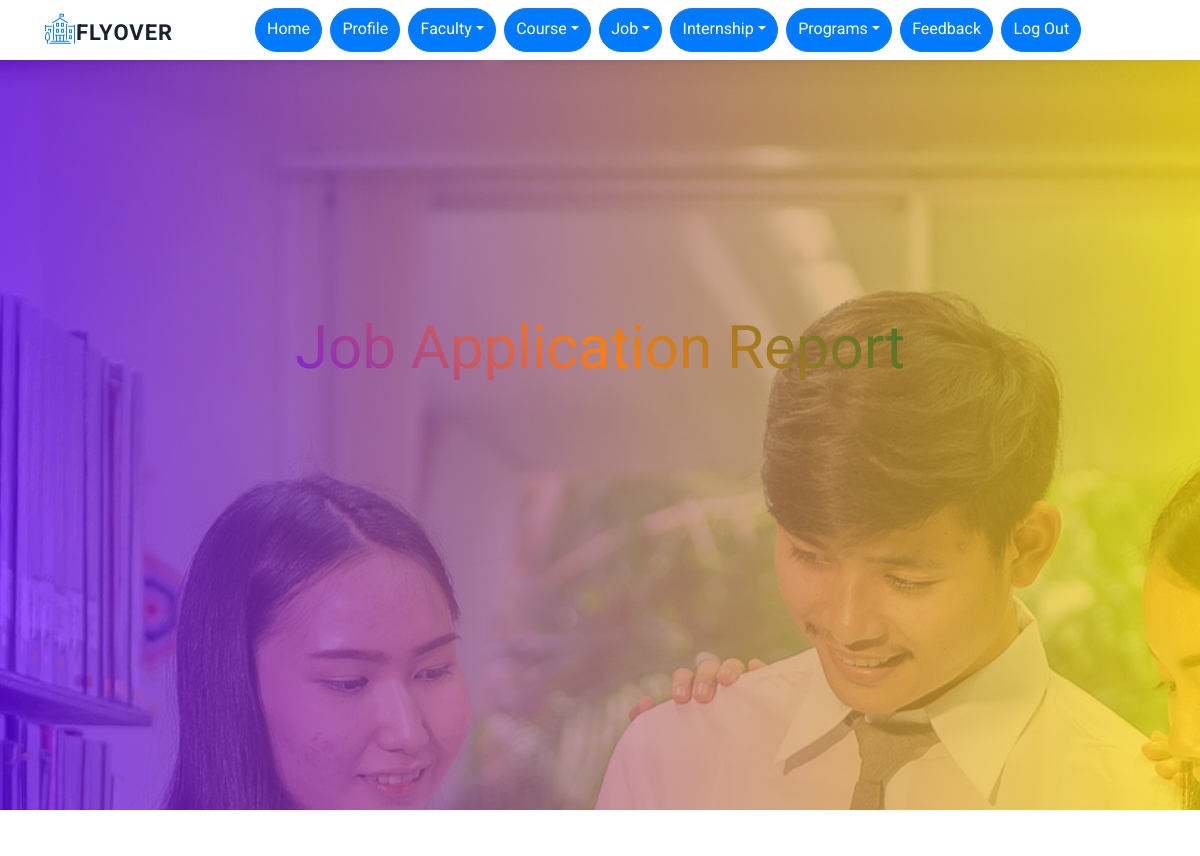
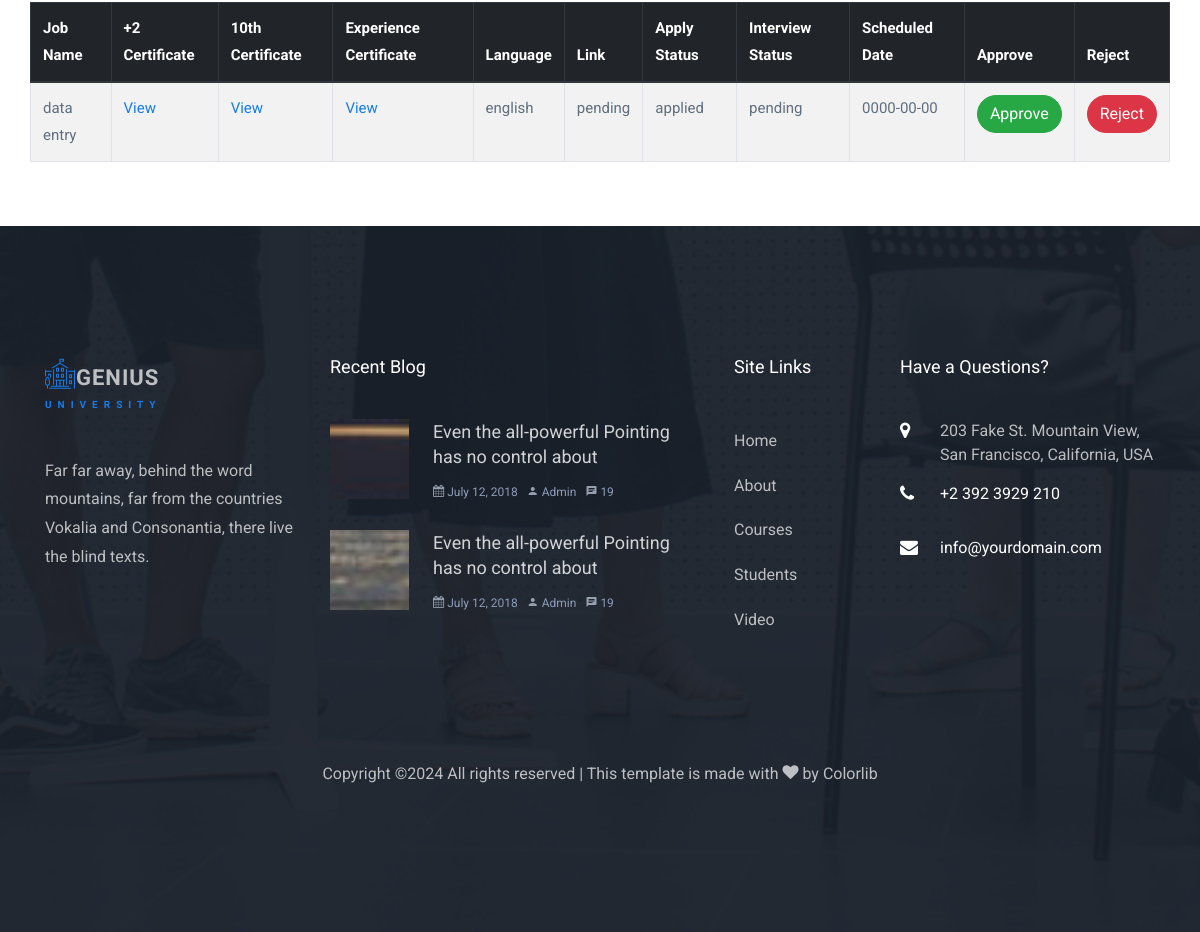
The app's page /institute/job_report.php (signed in) with its own data (2 pictures, top to bottom).
### tables this page shows
CREATE TABLE `job_application` (
  `job_apply_id` int(30) NOT NULL,
  `user_id` int(30) NOT NULL,
  `institute_id` int(30) NOT NULL,
  `job_id` int(30) NOT NULL,
  `+2_certificate` varchar(100) NOT NULL,
  `10th_certificate` varchar(100) NOT NULL,
  `experience_certificate` varchar(100) NOT NULL,
  `language` varchar(100) NOT NULL,
  `link` varchar(100) NOT NULL,
  `apply_status` varchar(30) NOT NULL,
  `interview_status` varchar(50) NOT NULL,
  `scheduled_date` date NOT NULL,
  `join_letter` varchar(50) NOT NULL,
  `crated_at` timestamp NOT NULL DEFAULT current_timestamp() ON UPDATE current_timestamp()
);

CREATE TABLE `job` (
  `job_id` int(30) NOT NULL,
  `job_title` varchar(100) NOT NULL,
  `company_name` varchar(100) NOT NULL,
  `salary` int(100) NOT NULL,
  `description` varchar(300) NOT NULL,
  `requirement` varchar(300) NOT NULL,
  `post_date` date NOT NULL,
  `expiry_date` date NOT NULL,
  `location` varchar(100) NOT NULL,
  `institute_id` int(30) NOT NULL
);

### institute/job_report.php (the view, shortened to what this page needs)
<?php
include 'header.php';
$userId = $_SESSION['login_id'];
?>
<body>
    <div class="hero-wrap" style="background-image: url('../assets/images/bg_1.jpg'); background-attachment:fixed;">
        <div class="overlay"></div>
        <div class="container">
            <div class="row no-gutters slider-text align-items-center justify-content-center" data-scrollax-parent="true">
                <div class="col-md-8 ftco-animate text-center">
                    <h1 class="mb-4">Job Application Report</h1>
                </div>
            </div>
        </div>
    </div>
    <div class="container my-5 gray-bg">
        <div class="row justify-content-center">
            <table class="table table-bordered table-hover table-striped glass-table">
                <thead class="thead-dark">
                    <tr>
                        <th>Job Name</th>
                        <th>+2 Certificate</th>
                        <th>10th Certificate</th>
                        <th>Experience Certificate</th>
                        <th>Language</th>
                        <th>Link</th>
                        <th>Apply Status</th>
                        <th>Interview Status</th>
                        <th>Scheduled Date</th>
                        <th>Approve</th>
                        <th>Reject</th>
                    </tr>
                </thead>
                <tbody>
                    <?php
                    include '../config.php';
                    $query = "SELECT ja.*, j.job_title, ja.interview_status, ja.apply_status
                                FROM job_application ja
                                JOIN job j ON ja.job_id = j.job_id
                                WHERE ja.apply_status IN ('applied')  AND ja.interview_status = 'pending' and ja.institute_id='$userId' ;
                                ";
                    $result = mysqli_query($con, $query);
                    if ($result->num_rows > 0) {
                        while ($row = $result->fetch_assoc()) {
                            echo "<tr>";
                            echo "<td>" . htmlspecialchars($row['job_title']) . "</td>";
                            echo "<td><a href='../upload/" . htmlspecialchars($row['+2_certificate']) . "' target='_blank'>View</a></td>";
                            echo "<td><a href='../upload/" . htmlspecialchars($row['10th_certificate']) . "' target='_blank'>View</a></td>";
                            echo "<td><a href='../upload/" . htmlspecialchars($row['experience_certificate']) . "' target='_blank'>View</a></td>";
                            echo "<td>" . htmlspecialchars($row['language']) . "</td>";
                            echo "<td>" . htmlspecialchars($row['interview_status']) . "</td>";
                            echo "<td>" . htmlspecialchars($row['apply_status']) . "</td>";
                            echo "<td>" . htmlspecialchars($row['interview_status']) . "</td>";
                            echo "<td>" . htmlspecialchars($row['scheduled_date']) . "</td>";
                            echo "<td><a href='job_report_approve_action.php?id=" . $row['job_apply_id'] . "' class='btn btn-success'>Approve</a></td>";
                            echo "<td><a href='job_report_reject_action.php?id=" . $row['job_apply_id'] . "' class='btn btn-danger'>Reject</a></td>";
                            echo "</tr>";
                        }
                    } else {
                        echo "<tr><td colspan='12' class='text-center'>No Job Applications Found</td></tr>";
                    }
                    ?>
                </tbody>
            </table>
        </div>
    </div>
    <?php
    include 'footer.php';
    ?>
</body>
</html>

### records on screen
job_application: job.job_title "data entry", language "english", interview_status "pending", apply_status "applied", scheduled_date "0000-00-00"
